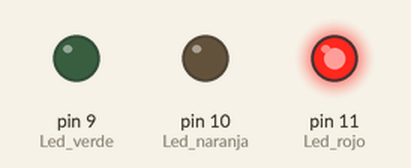
This sketch was run on a simulated Arduino Uno, built with avr-gcc and run on an emulated ATmega328P. Parts: output pins drawn as LEDs (lit = HIGH).

Above: at 1.0 s.
At 2.2 s:
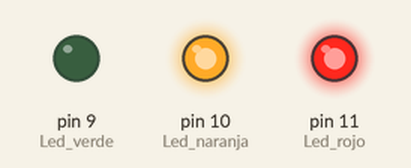
At 3.5 s:
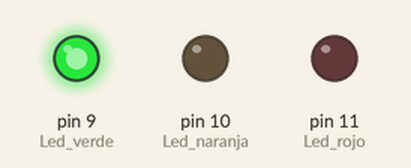
At 4.7 s:
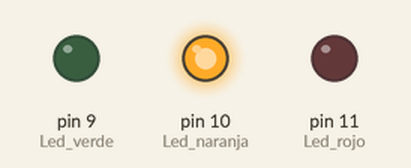
Timing chart, 0 to 6.5 s (numbered marks = the images above):
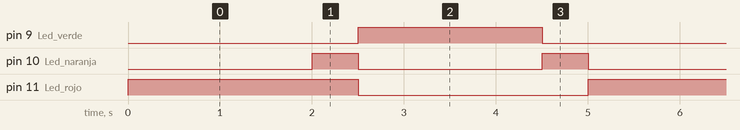

Measured:
- by itself, pin 9 (Led_verde): alternates HIGH for 2.0 s and LOW for 3.0 s
- by itself, pin 10 (Led_naranja): alternates HIGH for 0.50 s and LOW for 2.0 s
- by itself, pin 11 (Led_rojo): alternates HIGH for 2.5 s and LOW for 2.5 s

The sketch:

practica_02.ino
```cpp
// PRACTICA 02: SEMAFORO

void setup(){
  pinMode(11, OUTPUT); // Led rojo
  pinMode(10, OUTPUT); // Led naranja
  pinMode(9, OUTPUT); // Led verde
}

void loop(){
  digitalWrite(11, HIGH);
  delay(2000);

  digitalWrite(10, HIGH);
  delay(500);

  digitalWrite(11, LOW);
  digitalWrite(10, LOW);
  digitalWrite(9, HIGH);
  delay(2000);

  digitalWrite(9, LOW);
  digitalWrite(10, HIGH);
  delay(500);

  digitalWrite(10, LOW);
}
```
